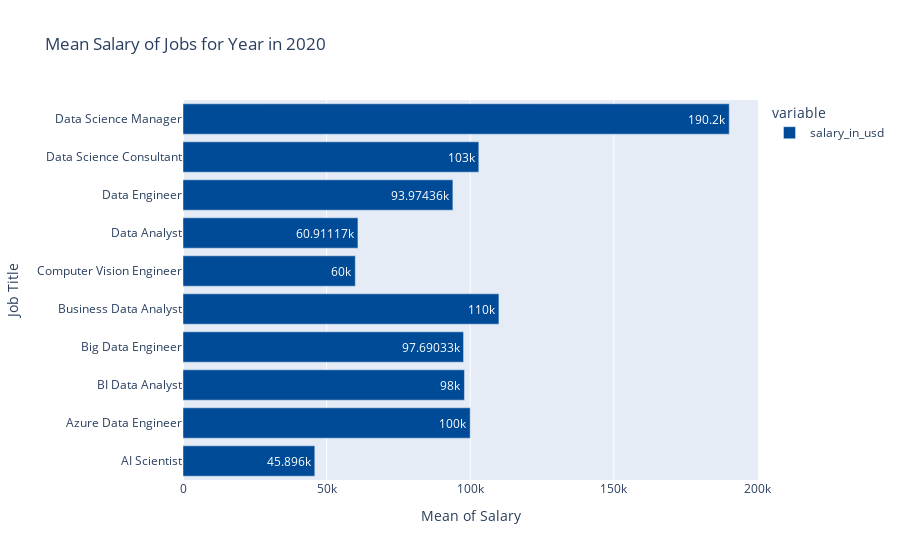

This figure's notebook cell:
### Code cell
colors = ['#004B97','#007979','#019858','#00BB00']
j = 0
for i in range(2020,2024):
    iplot(px.bar(df_salary_in_usd.get(i)[:10],
                 labels={'job_title':'Job Title','value':'Mean of Salary'},
                 title=f"Mean Salary of Jobs for Year in {i}",
                 color_discrete_sequence=[colors[j]],
                 text_auto=True,
                 orientation='h'
                 ))
    j+=1

### Figure 1 — Plotly figure (JSON) as saved in the notebook; plotly's stock layout.template omitted (floating-point values rounded to 4 significant figures)
{"data": [{"alignmentgroup": "True", "hovertemplate": "variable=salary_in_usd<br>Mean of Salary=%{x}<br>Job Title=%{y}<extra></extra>", "legendgroup": "salary_in_usd", "marker": {"color": "#004B97", "pattern": {"shape": ""}}, "name": "salary_in_usd", "offsetgroup": "salary_in_usd", "orientation": "h", "showlegend": true, "textposition": "auto", "texttemplate": "%{x}", "type": "bar", "x": [45896, 100000, 98000, 97690.0, 110000, 60000, 60910.0, 93970.0, 103000, 190200], "xaxis": "x", "y": ["AI Scientist", "Azure Data Engineer", "BI Data Analyst", "Big Data Engineer", "Business Data Analyst", "Computer Vision Engineer", "Data Analyst", "Data Engineer", "Data Science Consultant", "Data Science Manager"], "yaxis": "y"}], "layout": {"barmode": "relative", "legend": {"title": {"text": "variable"}, "tracegroupgap": 0}, "title": {"text": "Mean Salary of Jobs for Year in 2020"}, "xaxis": {"anchor": "y", "domain": [0, 1], "title": {"text": "Mean of Salary"}}, "yaxis": {"anchor": "x", "domain": [0, 1], "title": {"text": "Job Title"}}}}
